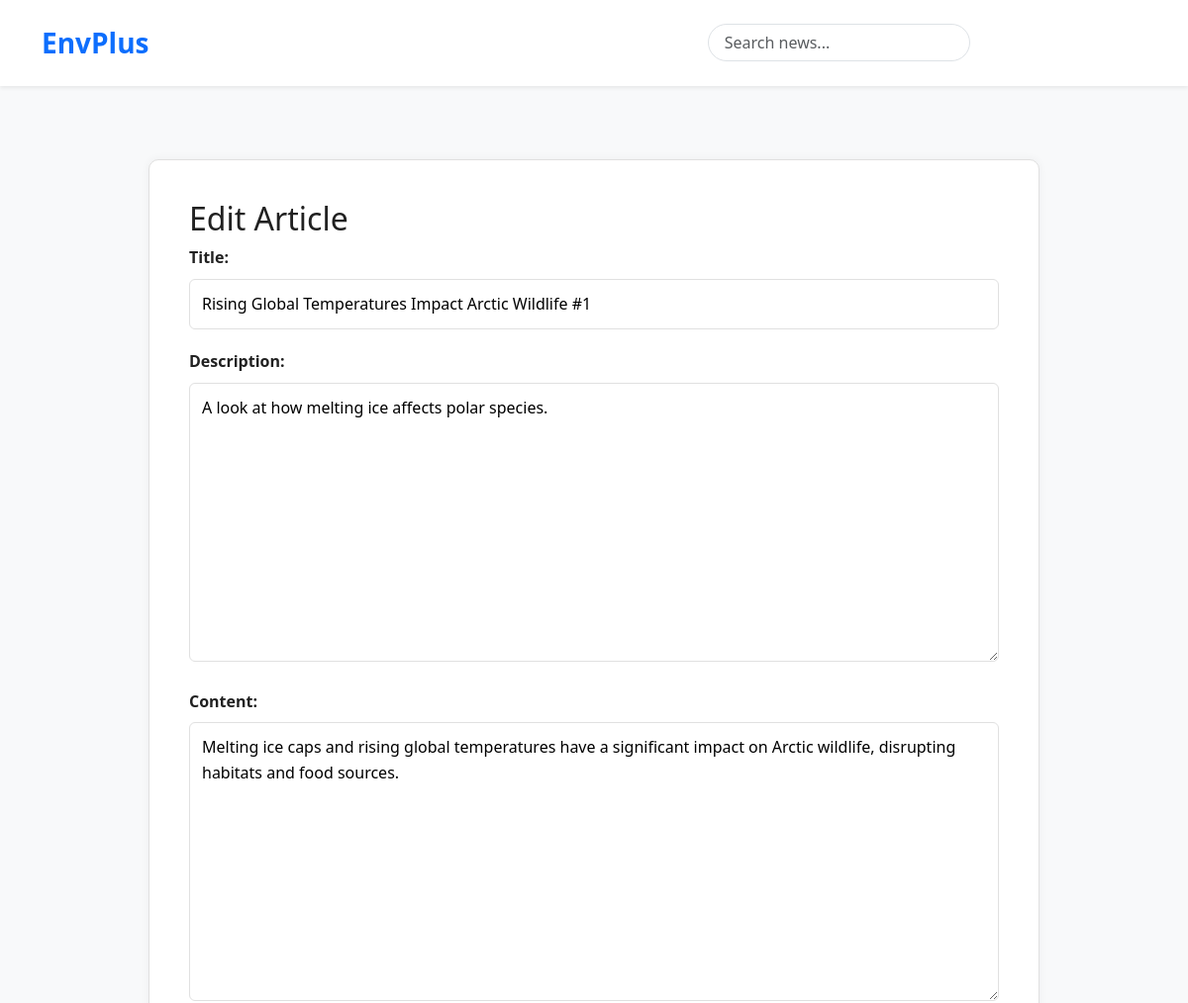
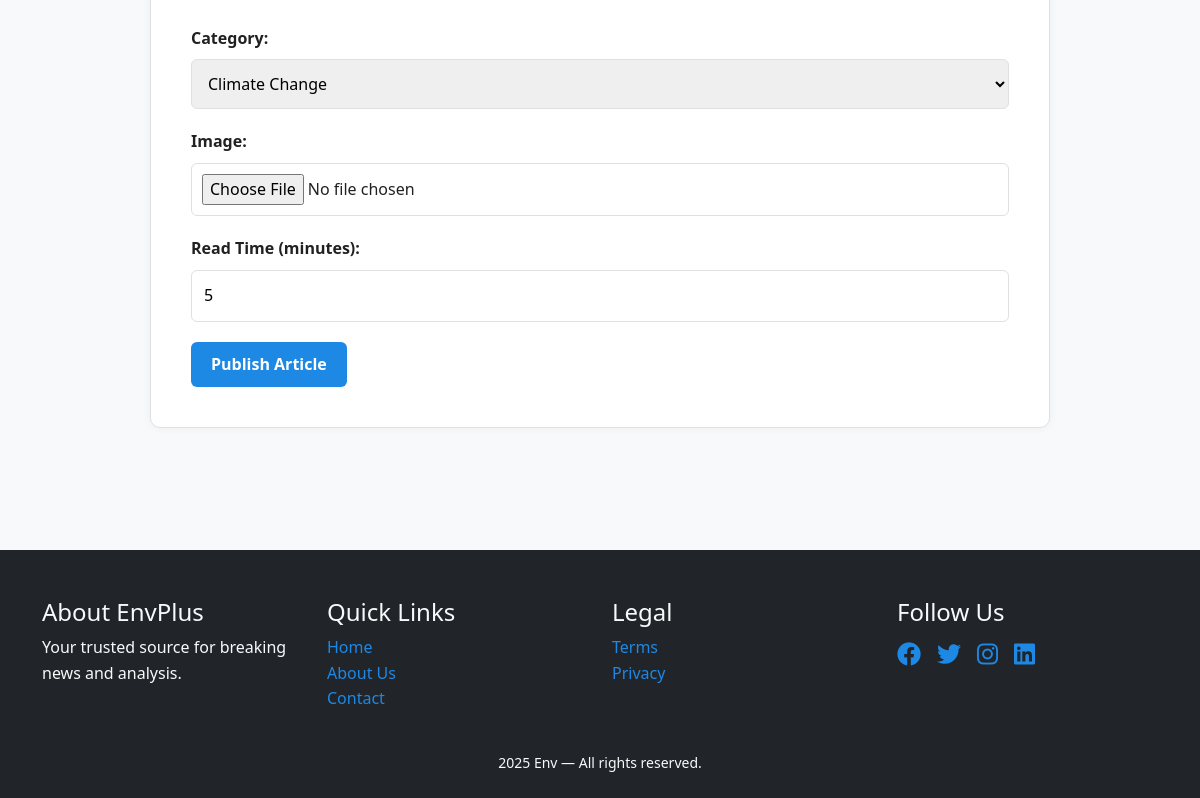
The page /news/admin/article/crud/?id=14 on the database its author committed (2 pictures, top to bottom).
### newsfeed/models.py (models this page shows, shortened)
class TimestampedModel(models.Model):
    created_at = models.DateTimeField(auto_now_add=True, null=False)
    updated_at = models.DateTimeField(auto_now=True, null=False)
    class Meta:
        abstract = True

class Article(TimestampedModel):
    title = models.CharField(max_length=200)
    description = models.TextField()
    content = models.TextField()
    author = models.ForeignKey(User, on_delete=models.CASCADE, related_name='articles')
    category = models.ForeignKey(Category, on_delete=models.SET_NULL, null=True, related_name='articles')
    image = models.ImageField(upload_to='articles/', null=True, blank=True)
    read_time = models.IntegerField()
    views = models.IntegerField(default=0)
    is_published = models.BooleanField(default=True)

### newsfeed/views.py (the view, shortened to what this page needs)
# urls.py: path('admin/article/crud/', views.CreateArticle.as_view(), name='create_article'),
class CreateArticle(APIView):
    def get(self, request):
        print("AMAMAMAMA:",request.GET.get('id',None))
        if request.GET.get('id',None):
            article_id = request.GET.get("id", None)
            article = Article.objects.get(id=article_id)
            form = ArticleForm(instance=article)
            return render(request, "newsfeed/create_article.html", {
            "form": form,
            "article": article,
            "edit_mode": True,
        })
        else:
            form = ArticleForm()
        return render(request, "newsfeed/create_article.html",{"form":form})

### newsfeed/forms.py
class ArticleForm(forms.ModelForm):
    class Meta:
        model = Article
        fields = ['title', 'description', 'content', 'category', 'image', 'read_time']
        widgets = {
            'title': forms.TextInput(attrs={'class': 'input', 'placeholder': 'Article Title'}),
            'description': forms.Textarea(attrs={'class': 'textarea', 'placeholder': 'Brief description'}),
            'content': forms.Textarea(attrs={'class': 'textarea', 'placeholder': 'Full article content'}),
            'category': forms.Select(attrs={'class': 'select'}),
            'read_time': forms.NumberInput(attrs={'class': 'input', 'placeholder': 'Estimated read time in minutes'}),
        }
        labels = {
            'read_time': 'Read Time (minutes)',
        }
    def __init__(self, *args, **kwargs):
        super().__init__(*args, **kwargs)
        self.fields['category'].queryset = Category.objects.all().order_by('name')
        self.fields['category'].empty_label = "Select Category"

### newsfeed/models.py (called while the page is built)
    def __str__(self):
        return self.name

### newsfeed/templates/newsfeed/create_article.html (shortened to what this page needs)
{% extends 'newsfeed/base.html' %}
{% load static %}
{% block content %}
<div class="form-container wide-form">
      <h2>{% if article %}Edit Article{% else %}Create New Article{% endif %}</h2>
    <form method="post" enctype="multipart/form-data" action="
    {% if article %}
        {% url 'create_article' %}?id={{ article.id }}&command=update
    {% else %}
        {% url 'create_article' %}?command=create
    {% endif %}"
    class="article-form">
        {% for field in form %}
            <div class="form-group {% if field.field.widget.input_type == 'file' %}file-input-group{% endif %}">
                {{ field.label_tag }}
                {{ field }}
            </div>
        {% endfor %}
        <button type="submit" class="button primary">Publish Article</button>
    </form>
</div>
{% endblock %}

### newsfeed/static/style.css (style rules this page uses)
html, body { height: 100%; width: 100%; margin: 0; padding: 0; }
:root { --primary-color: #1E88E5; --primary-dark: #1565C0; --secondary-color: #757575; --success-color: #43A047; --danger-color: #E53935; --background-light: #F5F5F5; --text-color: #212121; --card-bg: #ffffff; --border-color: #E0E0E0; --box-shadow-subtle: 0 1px 3px rgba(0, 0, 0, 0.05), 0 1px 2px rgba(0, 0, 0, 0.1); }
* { box-sizing: border-box; margin: 0; padding: 0; }
body { font-family: 'Segoe UI', Tahoma, Geneva, Verdana, sans-serif; line-height: 1.6; color: var(--text-color); background-color: var(--background-light); }
.button { padding: 10px 20px; border: none; cursor: pointer; border-radius: 6px; transition: background-color 0.2s, box-shadow 0.2s; font-weight: 600; }
.button.primary { background-color: var(--primary-color); color: white; }
.form-container { max-width: 700px; margin: 50px auto; padding: 40px; background-color: var(--card-bg); border-radius: 10px; box-shadow: 0 0 10px rgba(0, 0, 0, 0.05); border: 1px solid var(--border-color); }
.form-container.wide-form { max-width: 900px; }
.article-form .form-group { margin-bottom: 20px; }
.article-form label { display: block; margin-bottom: 8px; font-weight: 600; }
.article-form .input, .article-form .textarea, .article-form .select { width: 100%; padding: 12px; border: 1px solid var(--border-color); border-radius: 6px; font-size: 1em; transition: border-color 0.2s, box-shadow 0.2s; }
.article-form .textarea { resize: vertical; min-height: 150px; }
.article-form .file-input-group input[type="file"] { border: 1px solid var(--border-color); padding: 10px; border-radius: 6px; width: 100%; }

### rows shown on the page
Article: form "Rising Global Temperatures Impact Arctic Wildlife #1" "A look at how melting ice affects polar species." "Melting ice caps and rising global temperatures have a significant impact on Arctic wildlife, disrupting habitats and food sources." "Climate Change" "5"

### other values the page prints
{{ field.label_tag }} "Title:" "Description:" "Content:" "Category:" "Image:" "Read Time (minutes):"
